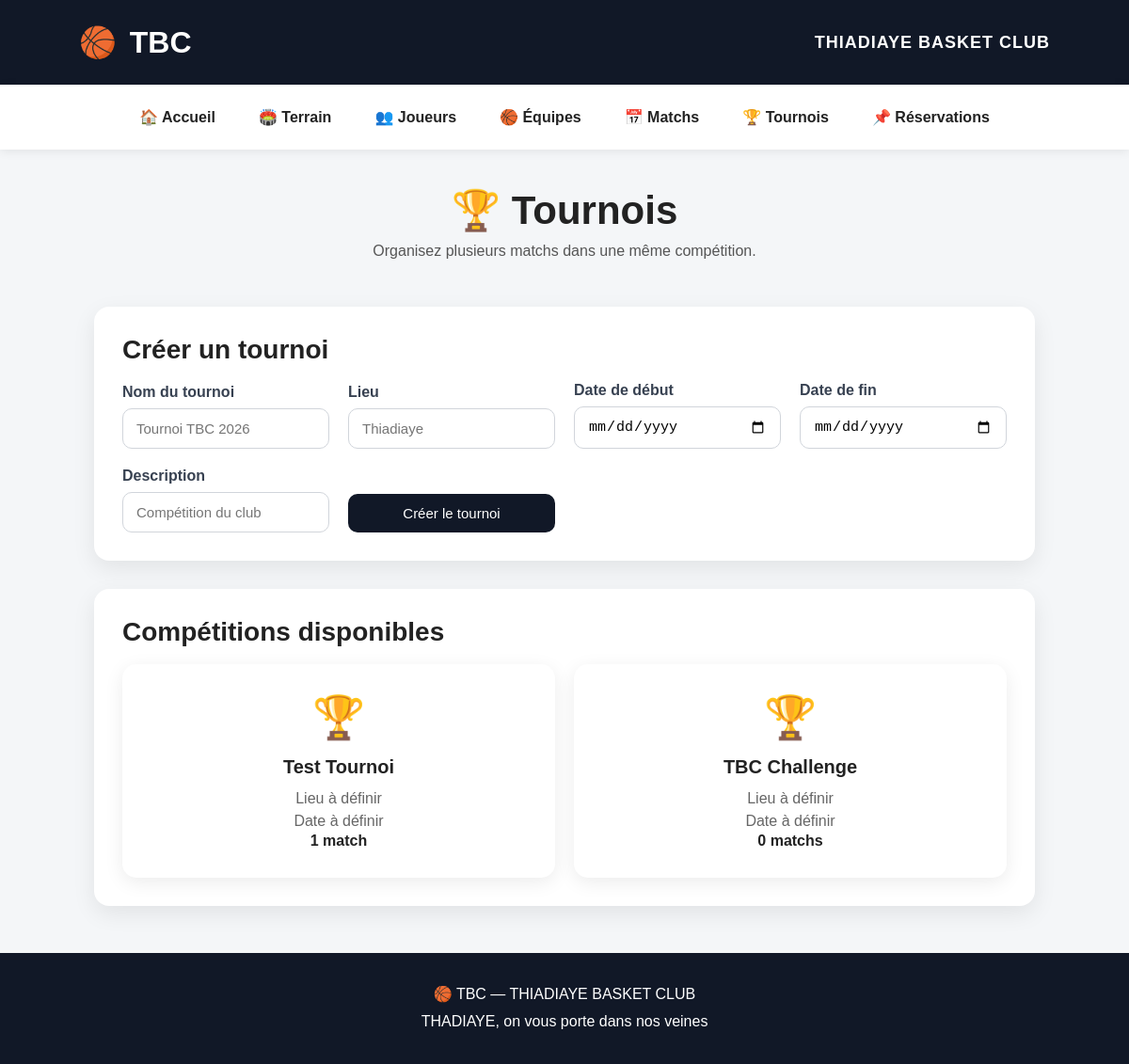
/tournois, run on the app's committed database.
### tables this page shows
CREATE TABLE tournois (
            id INTEGER PRIMARY KEY AUTOINCREMENT,
            nom TEXT NOT NULL,
            lieu TEXT,
            date_debut TEXT,
            date_fin TEXT,
            description TEXT
        );

### app.py (the view, shortened to what this page needs)
@app.route("/tournois", methods=["GET", "POST"])
def tournois():
    connection = get_connection()
    tournois = connection.execute(
        """
        SELECT tournois.*, COUNT(matchs.id) AS matchs_total
        FROM tournois
        LEFT JOIN matchs ON matchs.tournoi_id = tournois.id
        GROUP BY tournois.id
        ORDER BY tournois.date_debut DESC, tournois.id DESC
        """
    ).fetchall()
    connection.close()
    return render_template("tournois.html", tournois=tournois)

### database.py (called while the page is built)
def get_connection():
    os.makedirs(DATABASE_FOLDER, exist_ok=True)
    connection = sqlite3.connect(DATABASE_FILE)
    connection.row_factory = sqlite3.Row
    return connection

### templates/tournois.html (shortened to what this page needs)
{% extends "base.html" %}
{% block content %}
<section class="page-header">
    <h1>🏆 Tournois</h1>
    <p>Organisez plusieurs matchs dans une même compétition.</p>
</section>
<section class="info-box">
    <h2>Créer un tournoi</h2>
    <form method="post" class="form-grid">
        <div class="field">
            <label for="nom">Nom du tournoi</label>
            <input id="nom" type="text" name="nom" placeholder="Tournoi TBC 2026" required>
        </div>
        <div class="field">
            <label for="lieu">Lieu</label>
            <input id="lieu" type="text" name="lieu" placeholder="Thiadiaye">
        </div>
        <div class="field">
            <label for="date_debut">Date de début</label>
            <input id="date_debut" type="date" name="date_debut">
        </div>
        <div class="field">
            <label for="date_fin">Date de fin</label>
            <input id="date_fin" type="date" name="date_fin">
        </div>
        <div class="field">
            <label for="description">Description</label>
            <input id="description" type="text" name="description" placeholder="Compétition du club">
        </div>
        <div class="field form-submit">
            <button type="submit">Créer le tournoi</button>
        </div>
    </form>
</section>
<section class="card-panel">
    <h2>Compétitions disponibles</h2>
    {% if tournois %}
    <div class="cards">
        {% for tournoi in tournois %}
        <a href="{{ url_for('detail_tournoi', id=tournoi.id) }}" class="card">
            <div class="card-icon">🏆</div>
            <h3>{{ tournoi.nom }}</h3>
            <p>{{ tournoi.lieu or 'Lieu à définir' }}</p>
            <p>{{ tournoi.date_debut or 'Date à définir' }}{% if tournoi.date_fin %} au {{ tournoi.date_fin }}{% endif %}</p>
            <strong>{{ tournoi.matchs_total }} match{% if tournoi.matchs_total != 1 %}s{% endif %}</strong>
        </a>
        {% endfor %}
    </div>
    {% else %}
    <p>Aucun tournoi créé pour le moment.</p>
    {% endif %}
</section>
{% endblock %}

### static/style.css (style rules this page uses)
* { margin: 0; padding: 0; box-sizing: border-box; }
body { font-family: Arial, Helvetica, sans-serif; background: #f4f6f8; color: #222; }
.cards { display: grid; grid-template-columns: repeat(auto-fit, minmax(220px, 1fr)); gap: 20px; }
.card { background: white; text-decoration: none; color: #222; padding: 30px; border-radius: 15px; text-align: center; box-shadow: 0 5px 20px rgba(0,0,0,0.08); transition: 0.3s; }
.card-icon { font-size: 45px; margin-bottom: 15px; }
.card h3 { margin-bottom: 10px; font-size: 20px; }
.card p { color: #666; line-height: 1.5; }
.page-header { text-align: center; padding: 40px 20px 20px; }
.page-header h1 { font-size: 42px; margin-bottom: 10px; }
.page-header p { color: #555; font-size: 16px; }
.info-box, .card-panel { background: white; border-radius: 16px; box-shadow: 0 8px 25px rgba(0,0,0,0.08); padding: 30px; margin: 30px auto; max-width: 1000px; }
.info-box h2, .card-panel h2 { margin-bottom: 18px; font-size: 28px; }
.form-grid { display: grid; grid-template-columns: repeat(auto-fit, minmax(220px, 1fr)); gap: 20px; align-items: end; }
.field { display: flex; flex-direction: column; gap: 8px; }
.field label { font-weight: bold; color: #374151; }
.field input, .field select, .field button { padding: 12px 14px; border: 1px solid #d1d5db; border-radius: 10px; font-size: 15px; }
.form-submit button, button { background: #111827; color: white; border: none; cursor: pointer; transition: 0.2s ease; }

### data on the page
tournois: nom "Test Tournoi", lieu "Lieu à définir", date_debut "Date à définir", matchs_total "1"
tournois: nom "TBC Challenge", lieu "Lieu à définir", date_debut "Date à définir", matchs_total "0"
